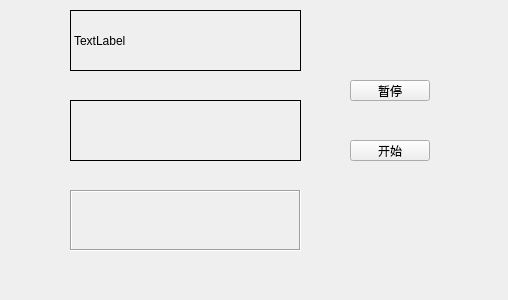
<?xml version="1.0" encoding="UTF-8"?>
<ui version="4.0">
 <class>Widget</class>
 <widget class="QWidget" name="Widget">
  <property name="geometry">
   <rect>
    <x>0</x>
    <y>0</y>
    <width>508</width>
    <height>300</height>
   </rect>
  </property>
  <property name="windowTitle">
   <string>Widget</string>
  </property>
  <widget class="myLabel" name="label">
   <property name="geometry">
    <rect>
     <x>70</x>
     <y>10</y>
     <width>231</width>
     <height>61</height>
    </rect>
   </property>
   <property name="frameShape">
    <enum>QFrame::Box</enum>
   </property>
   <property name="text">
    <string>TextLabel</string>
   </property>
  </widget>
  <widget class="QLabel" name="label_2">
   <property name="geometry">
    <rect>
     <x>70</x>
     <y>100</y>
     <width>231</width>
     <height>61</height>
    </rect>
   </property>
   <property name="frameShape">
    <enum>QFrame::Panel</enum>
   </property>
   <property name="text">
    <string/>
   </property>
  </widget>
  <widget class="QLabel" name="label_3">
   <property name="geometry">
    <rect>
     <x>70</x>
     <y>190</y>
     <width>231</width>
     <height>61</height>
    </rect>
   </property>
   <property name="frameShape">
    <enum>QFrame::Box</enum>
   </property>
   <property name="frameShadow">
    <enum>QFrame::Sunken</enum>
   </property>
   <property name="text">
    <string/>
   </property>
  </widget>
  <widget class="QPushButton" name="btn_stop">
   <property name="geometry">
    <rect>
     <x>350</x>
     <y>80</y>
     <width>80</width>
     <height>21</height>
    </rect>
   </property>
   <property name="text">
    <string>暂停</string>
   </property>
  </widget>
  <widget class="QPushButton" name="btn_start">
   <property name="geometry">
    <rect>
     <x>350</x>
     <y>140</y>
     <width>80</width>
     <height>21</height>
    </rect>
   </property>
   <property name="text">
    <string>开始</string>
   </property>
  </widget>
 </widget>
 <customwidgets>
  <customwidget>
   <class>myLabel</class>
   <extends>QLabel</extends>
   <header>mylabel.h</header>
  </customwidget>
 </customwidgets>
 <resources/>
 <connections/>
</ui>
